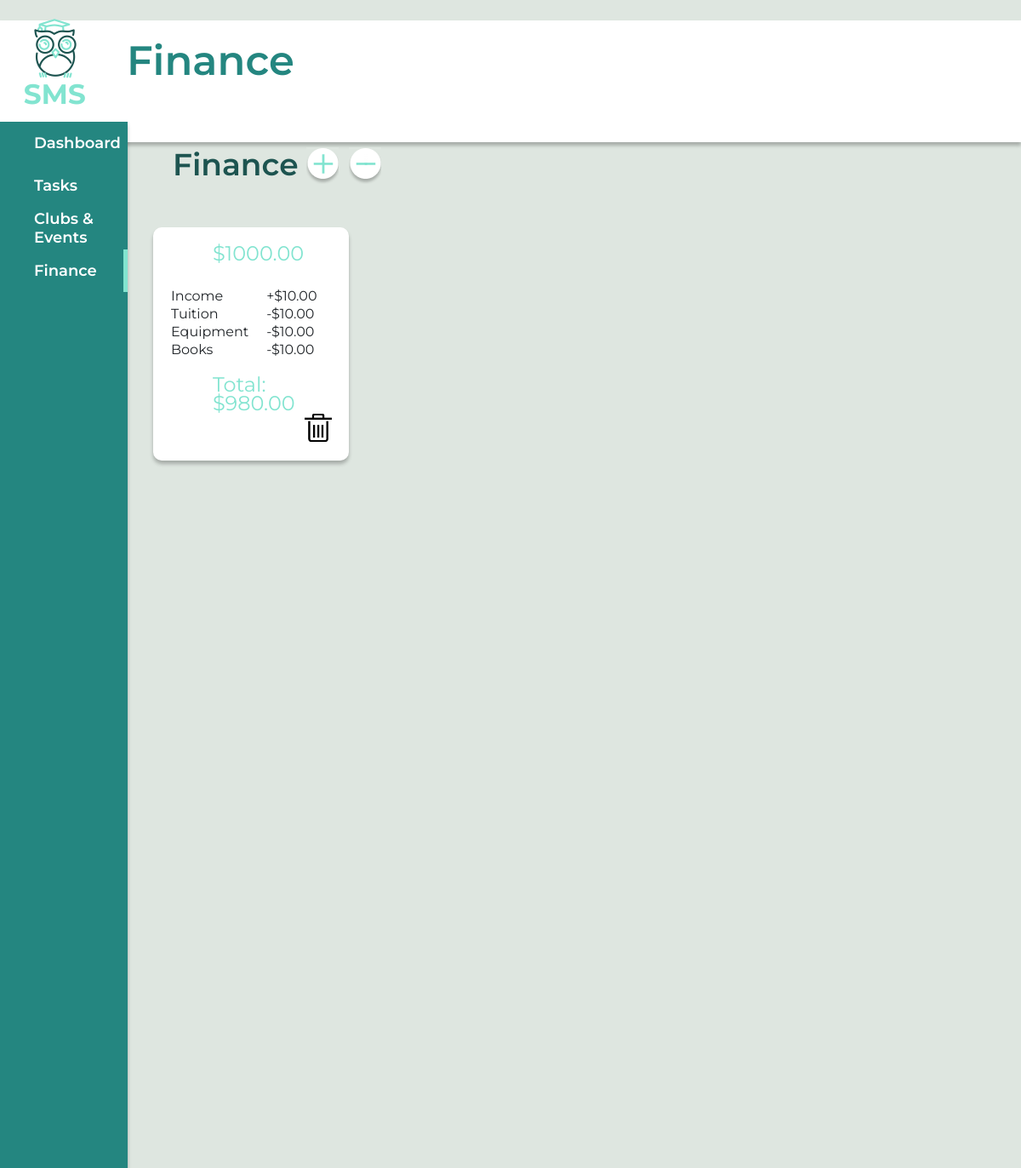
Page /finances/ (signed in) on the committed database.
### schoolapi/models.py (models this page shows)
class Finance(models.Model):
    user = models.ForeignKey(User, on_delete=models.CASCADE)
    initialBudget = models.FloatField()
    income = models.FloatField()
    tuition = models.FloatField()
    equipment = models.FloatField()
    books = models.FloatField()
    @property
    def total(self):
        return self.initialBudget + self.income - self.tuition - self.equipment - self.books

### schoolapi/views.py (the view)
# urls.py: path('finances/', views.finances),
def finances(request):
    if request.user.is_authenticated:
        finance = Finance.objects.all()
        return render(request, "schoolapi/finances.html", {'finance': finance})
    return HttpResponseRedirect("/login")

### templates/schoolapi/finances.html (shortened to what this page needs)
﻿{% load static %}
<!DOCTYPE html>
<html lang="en">
<head>
    <link rel="stylesheet"
          href="https://stackpath.bootstrapcdn.com/bootstrap/4.4.1/css/bootstrap.min.css"
 />
    <link rel="stylesheet" href="{% static 'schoolapi/css/style.css' %}" />
</head>
<body>
    <div class="top-nav-container">
        <div class="wrapper">
            <nav role="main">
                <div class="title">
                    Finance
                </div>
                <div class="logo">
                    <img src="{% static 'schoolapi/images/logos.png' %}" alt="My image">
                </div>
            </nav>
        </div>
    </div>
    <div class="side-nav-container" style="height: 100%;">
        <div class="sidebar" style="top: 150px;">
        </div>
        <div class="wrapper">
            <nav id="menubar">
                <ul class="nav-items">
                    <li>
                        <a href="/">Dashboard</a>
                    </li>
                    <li>
                        <a href="/tasks">Tasks</a>
                    </li>
                    <li>
                        <a href="/clubsEvents">Clubs & Events</a>
                    </li>
                    <li>
                        <a href="/finances">Finance</a>
                    </li>
                </ul>
            </nav>
        </div>
    </div>
    <div class="finances-container">
        <div class="item-title">
            Finance
        </div>
        {% for f in user.finance_set.all%}
        <div class="item-attributes">
            <ul class="show-items">
                <div id="name">
                    ${{f.initialBudget|floatformat:2}}
                </div>
                <table>
                    <tr>
                        <td>Income</td>
                        <td>+${{f.income|floatformat:2}}</td>
                    </tr>
                    <tr>
                        <td>Tuition</td>
                        <td>-${{f.tuition|floatformat:2}}</td>
                    </tr>
                    <tr>
                        <td style="padding-right: 20px;">Equipment</td>
                        <td>-${{f.equipment|floatformat:2}}</td>
                    </tr>
                    <tr>
                        <td>Books</td>
                        <td>-${{f.books|floatformat:2}}</td>
                    </tr>
                </table>
                <div id="name" style="margin-bottom: -30px;">
                    Total: ${{f.total|floatformat:2}}
                </div>
                <li id="btn-delete-item" style="margin-left: 150px; margin-right: 20px;">
                    <a href="{% url 'delete-finance' f.id%}">
                        <img src="{% static 'schoolapi/images/Delete.png' %}">
                    </a>
                </li>
            </ul>
            <a href="{% url 'update-income' f.id%}" class="btn-add-item">
                <img src="{% static 'schoolapi/images/add.png' %}">
            </a>
            <a href="{% url 'update-costs' f.id%}" class="btn-add-item" style="margin-left: 50px;">
                <img src="{% static 'schoolapi/images/sub.png' %}">
            </a>
        </div>
        {% endfor %}
    </div>
</body>
</html>

### schoolapi/static/schoolapi/css/style.css (style rules this page uses)
* { box-sizing: border-box; margin: 0; }
body { background-color: #DEE6E0; }
nav .title { position: absolute; width: 400px; height: 143px; left: 149px; top: 0px; color: #248680; font-family: Montserrat; font-style: normal; font-weight: 600; font-size: 48px; line-height: 59px; display: flex; align-items: center; }
.top-nav-container { background: #FFFFFF; box-shadow: 0px 4px 4px rgba(0, 0, 0, 0.25); display: flex; align-items: center; justify-content: space-between; height: 72px; background: #FFFFFF; box-shadow: 0px 4px 4px rgba(0, 0, 0, 0.25); width: 100%; height: 143px; left: 0px; top: 0px; }
.side-nav-container { position: absolute; width: 150px; height: 160%; left: 0px; top: 143px; background: #248680; box-shadow: 0px 4px 4px rgba(0, 0, 0, 0.25); }
.sidebar { position: absolute; width: 5px; height: 50px; left: 145px; top: 0px; background: #82E4D0; }
.item-title { position: absolute; width: 225px; height: 100px; left: 203px; top: 143px; font-family: Montserrat; font-style: normal; font-weight: 600; font-size: 36px; line-height: 44px; display: flex; align-items: center; color: #1D5450; }
nav .logo { position: absolute; width: 200px; height: 200px; left: -35px; top: -17px; }
.nav-items li { width: 127px; height: 50px; left: 0px; top: 243px; list-style: none; font-family: Montserrat; font-style: normal; font-weight: 600; font-size: 18px; line-height: 22px; display: flex; align-items: center; color: #FFFFFF; }
ul.show-items { padding: 0 0 0 20px !important; overflow: visible; position: fixed; display: table; margin: 0 auto; text-align: left; margin-left: 180px; margin-top: 100px; width: 230px; height: 234px; list-style: none; font-family: Montserrat; font-style: normal; font-weight: normal; font-size: 18px; line-height: 22px; color: #1D5450; box-shadow: 0px 4px 4px rgba(0, 0, 0, 0.25); border-radius: 10px; background: #FFFFFF; }
.show-items li { border-left-width: 0; white-space: normal; display: flex; margin-top: 10px; width: 240px; height: 18px; list-style: none; font-family: Montserrat; font-style: normal; font-weight: normal; font-size: 18px; line-height: 22px; color: #1D5450; }
#name { padding-left: 50px; margin-top: 20px; height: 50px; color: #82E4D0; font-size: 24px; }
.show-items li a { color: #1D5450; }
.nav-items li a { color: #FFFFFF; }
.btn-add-item { position: absolute; width: 40px; height: 40px; left: 360px; top: 173px; background: transparent; border: none !important; }
#btn-delete-item { line-height: 80px; display: inline; padding-left: 8px; width: 32px; height: 33px; background: transparent; border: none !important; }

### rows in the picture
Finance: initialBudget "1000.00", income "10.00", tuition "10.00", equipment "10.00", books "10.00", total "980.00"
